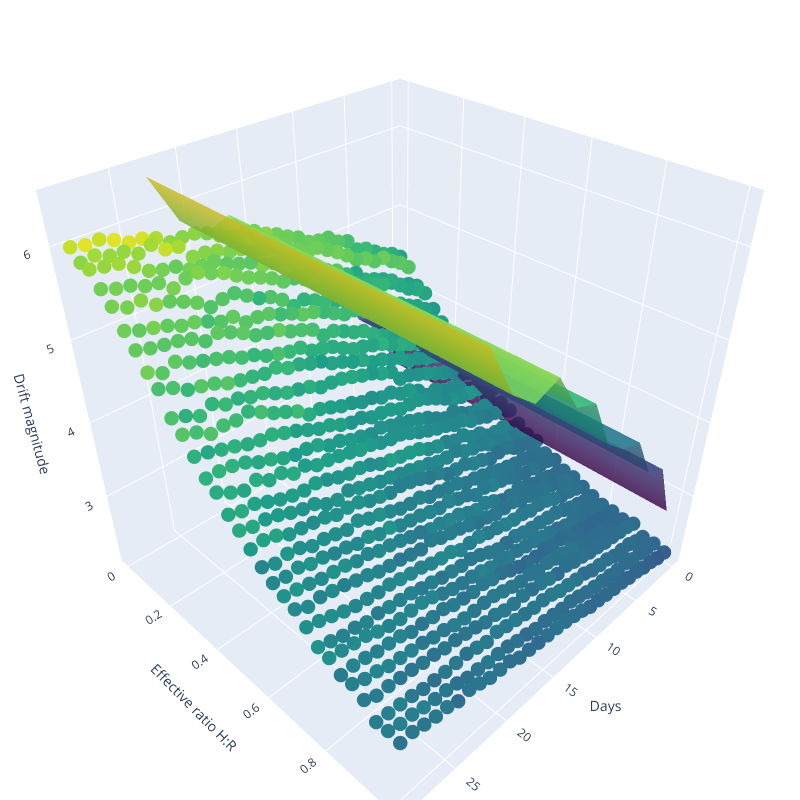

The cell this chart's notebook holds for it:
### Code cell
# interactive 3D plot with plotly of days, ratio and magnitudes

import plotly.graph_objects as go
from plotly.subplots import make_subplots

fig = make_subplots(rows=1, cols=1, specs=[[{'is_3d': True}]])
fig.update_layout(width=800, height=800, autosize=True, margin=dict(l=0, r=0, b=0, t=0))

for i, ratio in enumerate(np.linspace(0, 1, n_ratios)):
    # for repeat in range(30):
        # fig.add_trace(go.Scatter3d(x=np.arange(0, n_trials), y=np.ones(n_trials) * ratio, z=(magnitudes_matrix[repeat, :, i]), mode='markers', marker=dict(size=2, color=magnitudes_matrix[repeat, :, i], colorscale='viridis', cmin=0, cmax=np.max(magnitudes_matrix))), row=1, col=1)
    fig.add_trace(go.Scatter3d(x=np.arange(0, n_trials), y=np.ones(n_trials) * ratio, z=(np.mean(magnitudes_matrix[:, :, i], axis=0)), mode='markers', marker=dict(size=5, color=magnitudes_matrix[repeat, :, i], colorscale='viridis', cmin=0, cmax=np.max(magnitudes_matrix))), row=1, col=1)

# create plane of data_days vs. data_magnitudes_mean 
fig.add_trace(go.Surface(x=data_days, y=np.linspace(0, 1, n_ratios), z=np.tile(data_magnitudes_mean, (n_ratios, 1)), colorscale='viridis', showscale=False,  opacity=0.8), row=1, col=1)

fig.update_traces(showlegend=False)
fig.update_layout(scene=dict(xaxis_title='Days', yaxis_title='Effective ratio H:R', zaxis_title='Drift magnitude'), scene_aspectmode='cube')
fig.show()
